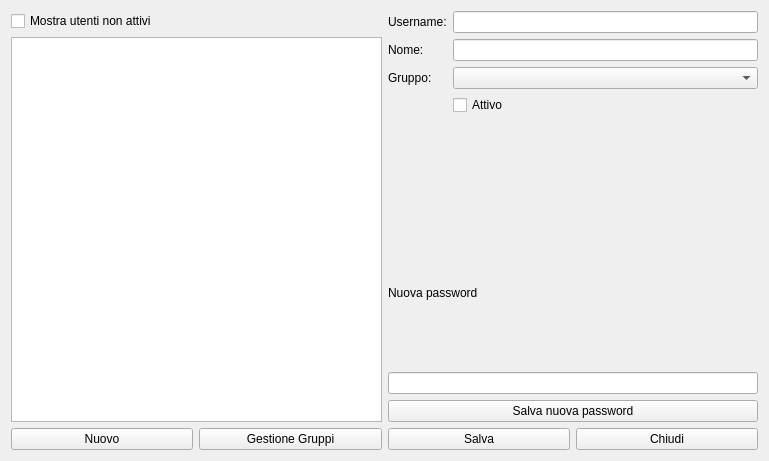
<?xml version="1.0" encoding="UTF-8"?>
<ui version="4.0">
 <class>HGestioneUtenti</class>
 <widget class="QWidget" name="HGestioneUtenti">
  <property name="windowModality">
   <enum>Qt::ApplicationModal</enum>
  </property>
  <property name="geometry">
   <rect>
    <x>0</x>
    <y>0</y>
    <width>769</width>
    <height>461</height>
   </rect>
  </property>
  <property name="windowTitle">
   <string>Gestione Utenti</string>
  </property>
  <property name="windowIcon">
   <iconset resource="icons.qrc">
    <normaloff>:/Resources/Warning-Sign.PNG</normaloff>:/Resources/Warning-Sign.PNG</iconset>
  </property>
  <layout class="QVBoxLayout" name="verticalLayout_5">
   <item>
    <layout class="QVBoxLayout" name="verticalLayout_4">
     <item>
      <layout class="QHBoxLayout" name="horizontalLayout_2">
       <item>
        <layout class="QVBoxLayout" name="verticalLayout">
         <item>
          <widget class="QCheckBox" name="checkBox">
           <property name="text">
            <string>Mostra utenti non attivi</string>
           </property>
          </widget>
         </item>
         <item>
          <widget class="QListView" name="lvUtenti"/>
         </item>
        </layout>
       </item>
       <item>
        <layout class="QVBoxLayout" name="verticalLayout_3">
         <item>
          <layout class="QFormLayout" name="formLayout">
           <item row="0" column="0">
            <widget class="QLabel" name="label">
             <property name="text">
              <string>Username:</string>
             </property>
            </widget>
           </item>
           <item row="0" column="1">
            <widget class="QLineEdit" name="leUsername"/>
           </item>
           <item row="1" column="0">
            <widget class="QLabel" name="label_4">
             <property name="text">
              <string>Nome:</string>
             </property>
            </widget>
           </item>
           <item row="1" column="1">
            <widget class="QLineEdit" name="lenome"/>
           </item>
           <item row="2" column="0">
            <widget class="QLabel" name="label_3">
             <property name="text">
              <string>Gruppo:</string>
             </property>
            </widget>
           </item>
           <item row="2" column="1">
            <widget class="QComboBox" name="comboBox"/>
           </item>
           <item row="3" column="1">
            <widget class="QCheckBox" name="cbAttivo">
             <property name="text">
              <string>Attivo</string>
             </property>
            </widget>
           </item>
          </layout>
         </item>
         <item>
          <layout class="QVBoxLayout" name="verticalLayout_2">
           <item>
            <widget class="QLabel" name="label_5">
             <property name="text">
              <string>Nuova password</string>
             </property>
            </widget>
           </item>
           <item>
            <widget class="QLineEdit" name="leNewPass"/>
           </item>
           <item>
            <widget class="QPushButton" name="pbNuovaPassword">
             <property name="text">
              <string>Salva nuova password</string>
             </property>
             <property name="icon">
              <iconset>
               <normaloff>:/save-icon.png</normaloff>:/save-icon.png</iconset>
             </property>
            </widget>
           </item>
          </layout>
         </item>
        </layout>
       </item>
      </layout>
     </item>
     <item>
      <layout class="QHBoxLayout" name="horizontalLayout">
       <item>
        <widget class="QPushButton" name="pushButton">
         <property name="text">
          <string>Nuovo</string>
         </property>
         <property name="icon">
          <iconset resource="icons.qrc">
           <normaloff>:/Resources/Plus.PNG</normaloff>:/Resources/Plus.PNG</iconset>
         </property>
         <property name="iconSize">
          <size>
           <width>32</width>
           <height>32</height>
          </size>
         </property>
        </widget>
       </item>
       <item>
        <widget class="QPushButton" name="pushButton_4">
         <property name="text">
          <string>Gestione Gruppi</string>
         </property>
         <property name="icon">
          <iconset resource="icons.qrc">
           <normaloff>:/Resources/user-group-icon.png</normaloff>:/Resources/user-group-icon.png</iconset>
         </property>
         <property name="iconSize">
          <size>
           <width>32</width>
           <height>32</height>
          </size>
         </property>
        </widget>
       </item>
       <item>
        <widget class="QPushButton" name="pushButton_2">
         <property name="text">
          <string>Salva</string>
         </property>
         <property name="icon">
          <iconset resource="icons.qrc">
           <normaloff>:/Resources/save-icon.png</normaloff>:/Resources/save-icon.png</iconset>
         </property>
         <property name="iconSize">
          <size>
           <width>32</width>
           <height>32</height>
          </size>
         </property>
        </widget>
       </item>
       <item>
        <widget class="QPushButton" name="pushButton_3">
         <property name="text">
          <string>Chiudi</string>
         </property>
         <property name="icon">
          <iconset resource="icons.qrc">
           <normaloff>:/Resources/Actions-window-close-icon.png</normaloff>:/Resources/Actions-window-close-icon.png</iconset>
         </property>
         <property name="iconSize">
          <size>
           <width>32</width>
           <height>32</height>
          </size>
         </property>
        </widget>
       </item>
      </layout>
     </item>
    </layout>
   </item>
  </layout>
 </widget>
 <resources>
  <include location="icons.qrc"/>
 </resources>
 <connections/>
</ui>
